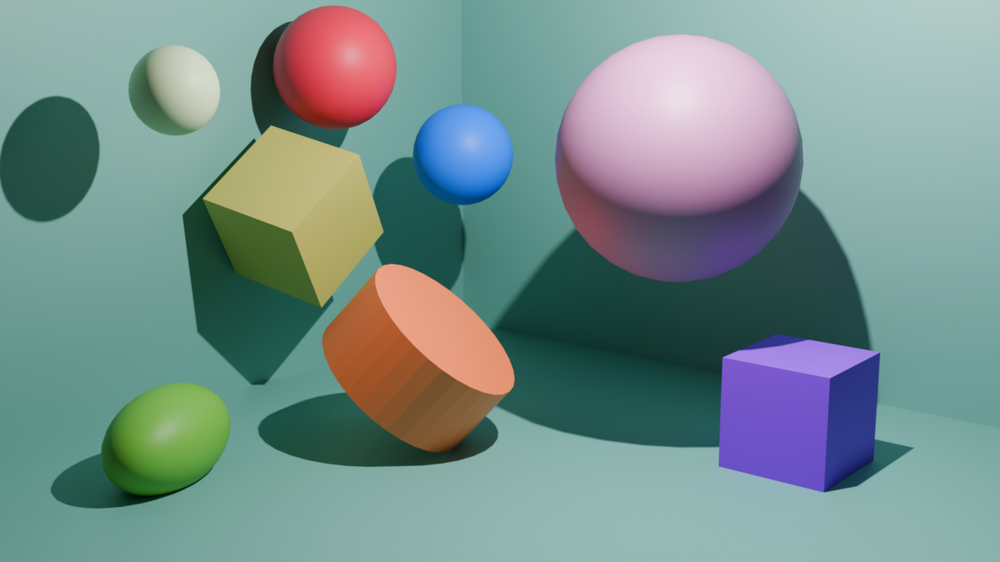
#> input picture dip/lab6/objects.png, 1000 x 562 px, shrunk from 1920 x 1080 before the run, found by its file name
$ python lab6dip.py
#> lines starting #> are read from the running program, lines starting #| are printed output that depends on the picture; after the words box and inside, x2 and y2 are one past the last pixel; in counts of white or black regions, pixels touching at a corner belong together
import cv2
import numpy as np

path = '/Users/vishrutgrover/coding/sem6/dip/lab6/'
img = cv2.imread(path + 'objects.png')
#> img is the input picture: shape (562, 1000, 3); mean B, G, R 139.1, 142.3, 117.5
gray = cv2.cvtColor(img, cv2.COLOR_BGR2GRAY)
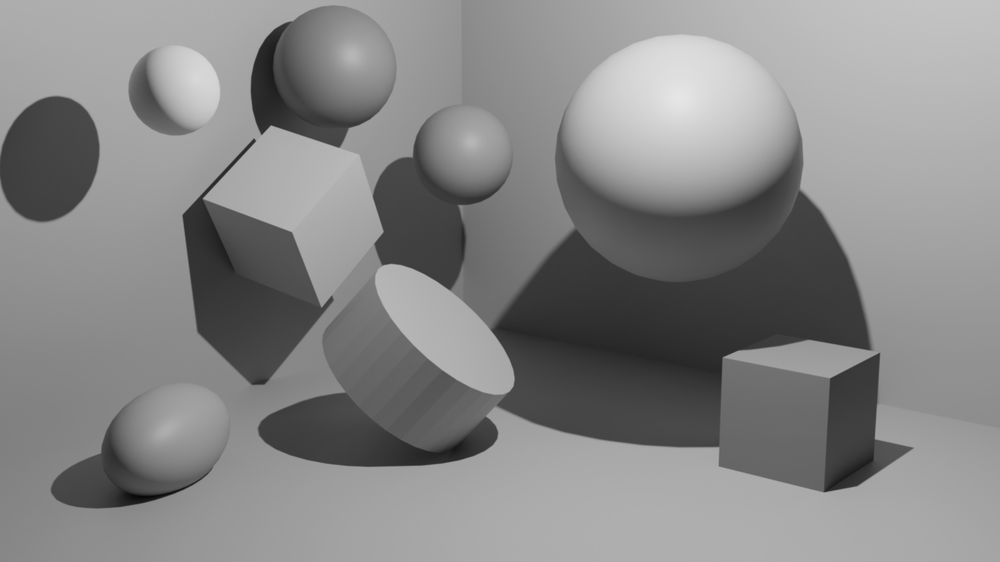
#> gray: shape (562, 1000); min 7, max 229, mean 134.5

for i in range(8):
    plane = (gray >> i) & 1
    cv2.imwrite(path + f'bit{i}.png', plane * 255)
#> this loop made 8 passes
#> pass 1, `plane = (gray >> i) & 1`:
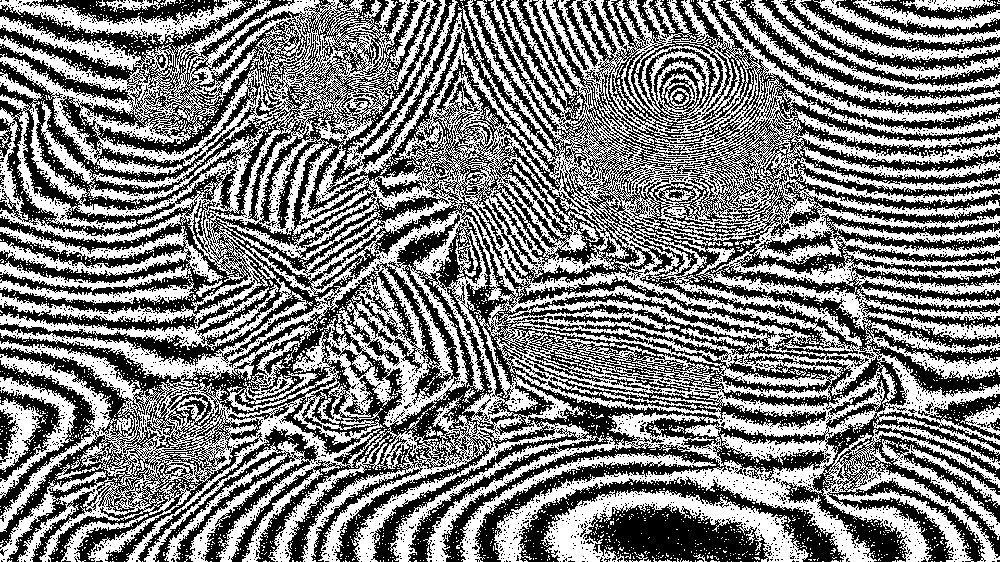
#> plane: shape (562, 1000); values 0 (black) and 1 (white), 49.8% white; 3951 white regions (3901 under 20 px), largest, box (x1, y1, x2, y2) and area: (0, 0, 1000, 562) 223996, (541, 489, 809, 562) 6608, (674, 240, 1000, 380) 6369
#> pass 2, `plane = (gray >> i) & 1`:
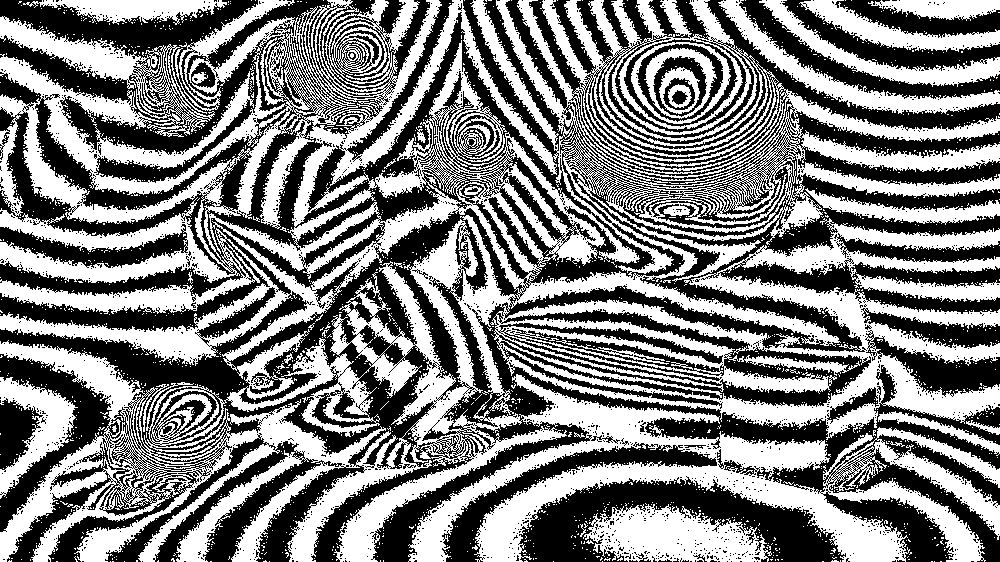
#> plane: shape (562, 1000); values 0 (black) and 1 (white), 50.2% white; 2234 black regions (2202 under 20 px), largest, box (x1, y1, x2, y2) and area: (0, 0, 1000, 562) 229508, (518, 476, 846, 562) 12601, (442, 442, 717, 562) 5379
